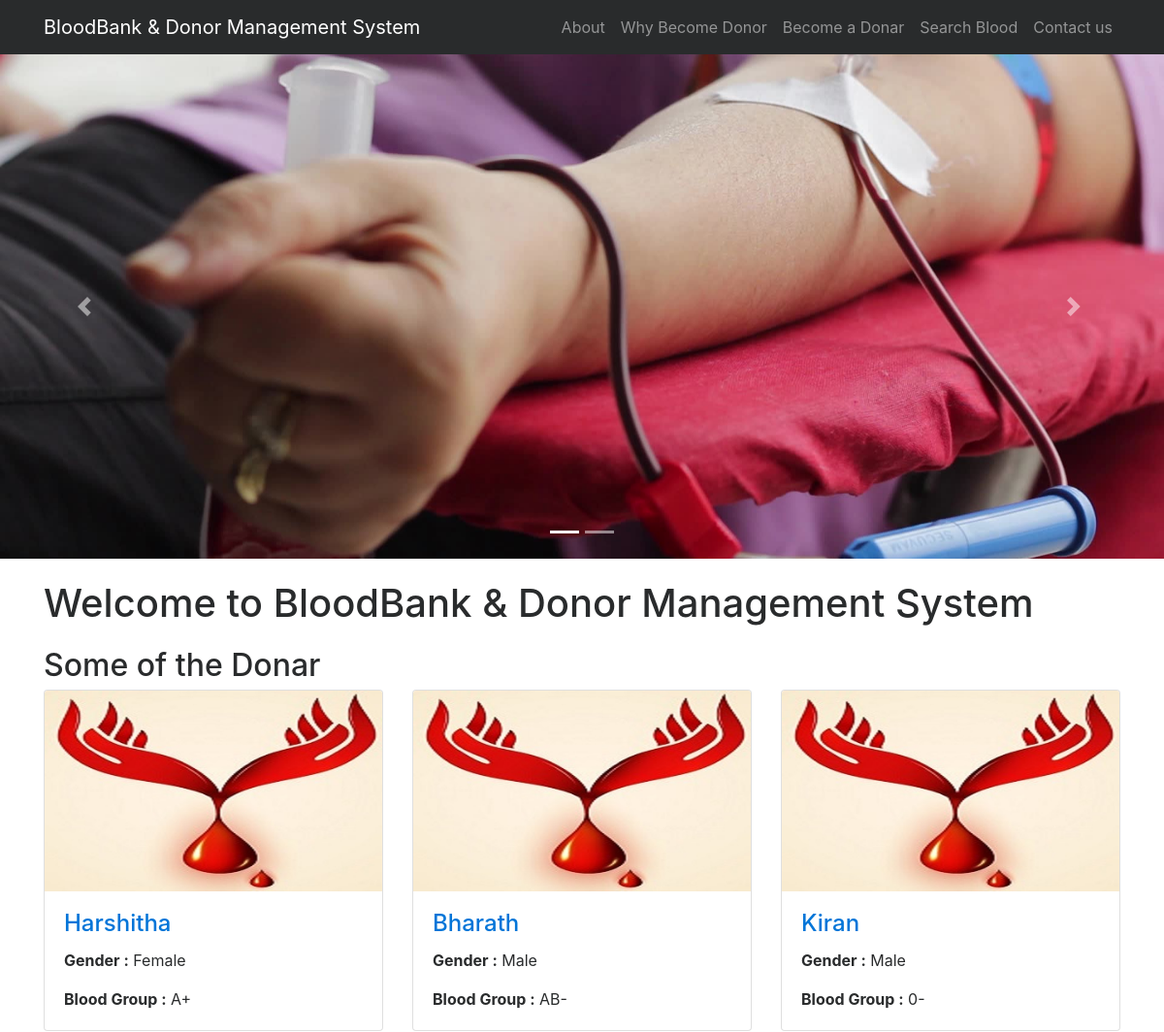
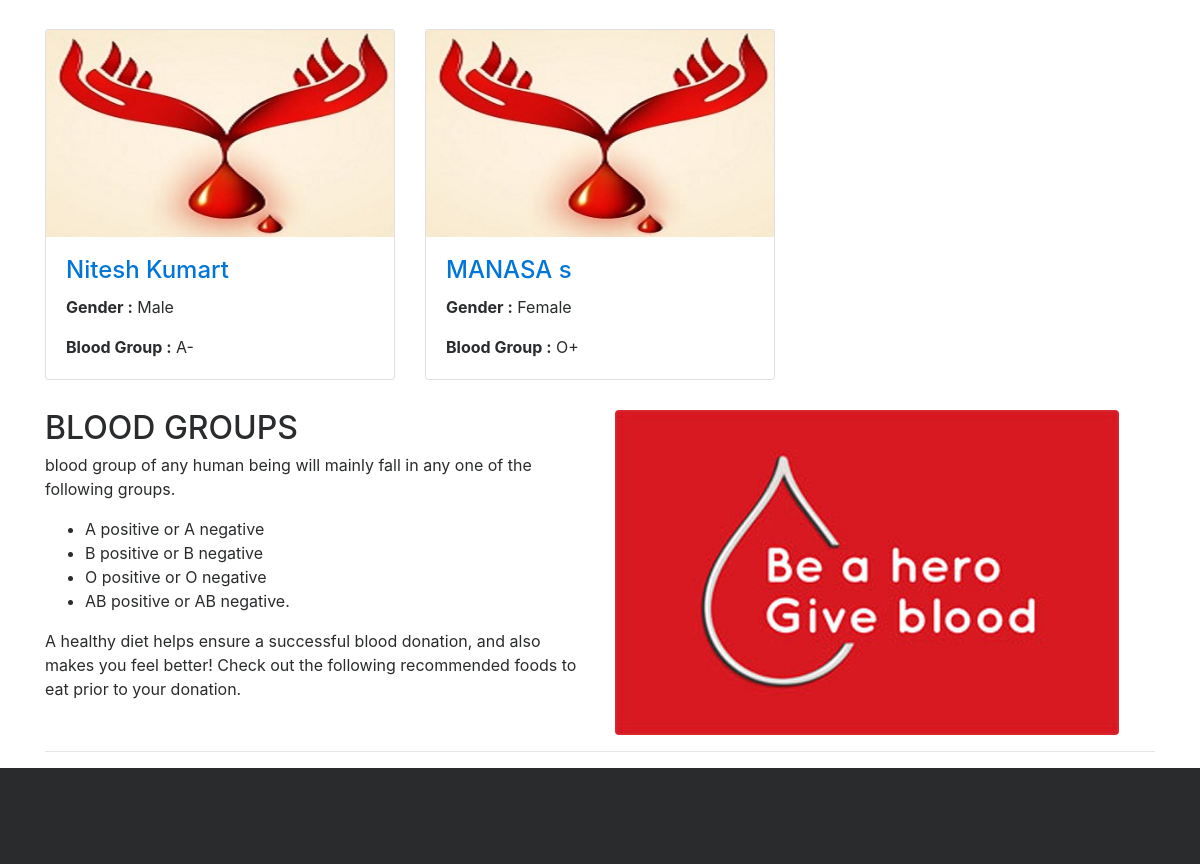
The page / on the database its author committed (2 pictures, top to bottom).
### tables this page shows
CREATE TABLE IF NOT EXISTS `tblblooddonars` (
  `id` int(11) NOT NULL,
  `FullName` varchar(100) DEFAULT NULL,
  `MobileNumber` char(11) DEFAULT NULL,
  `EmailId` varchar(100) DEFAULT NULL,
  `Gender` varchar(20) DEFAULT NULL,
  `Age` int(11) DEFAULT NULL,
  `BloodGroup` varchar(20) DEFAULT NULL,
  `Address` varchar(255) DEFAULT NULL,
  `Message` mediumtext,
  `PostingDate` timestamp NOT NULL DEFAULT CURRENT_TIMESTAMP,
  `status` int(1) DEFAULT NULL
);

### index.php (the view, shortened to what this page needs)
<?php
include('includes/config.php');
?>
<!DOCTYPE html>
<html lang="en">
<head>
    <link href="vendor/bootstrap/css/bootstrap.min.css" rel="stylesheet">
    <link href="vendor/font-awesome/css/font-awesome.min.css" rel="stylesheet" type="text/css">
    <link href="css/modern-business.css" rel="stylesheet">
</head>
<body>
<?php include('includes/header.php');?>
<?php include('includes/slider.php');?>
    <div class="container">
        <h1 class="my-4">Welcome to BloodBank & Donor Management System</h1>
        <h2>Some of the Donar</h2>
        <div class="row">
                   <?php
$status=1;
$sql = "SELECT * from tblblooddonars where status=:status order by rand() limit 6";
$query = $dbh -> prepare($sql);
$query->bindParam(':status',$status,PDO::PARAM_STR);
$query->execute();
$results=$query->fetchAll(PDO::FETCH_OBJ);
if($query->rowCount() > 0)
{
foreach($results as $result)
{ ?>
            <div class="col-lg-4 col-sm-6 portfolio-item">
                <div class="card h-100">
                    <a href="#"><img class="card-img-top img-fluid" src="images/blood-donor.jpg" alt="" ></a>
                    <div class="card-block">
                        <h4 class="card-title"><a href="#"><?php echo htmlentities($result->FullName);?></a></h4>
<p class="card-text"><b>  Gender :</b> <?php echo htmlentities($result->Gender);?></p>
<p class="card-text"><b>Blood Group :</b> <?php echo htmlentities($result->BloodGroup);?></p>
                    </div>
                </div>
            </div>
            <?php }} ?>
        </div>
        <div class="row">
            <div class="col-lg-6">
                <h2>BLOOD GROUPS</h2>
          <p>  blood group of any human being will mainly fall in any one of the following groups.</p>
                <ul>
<li>A positive or A negative</li>
<li>B positive or B negative</li>
<li>O positive or O negative</li>
<li>AB positive or AB negative.</li>
                </ul>
                <p>A healthy diet helps ensure a successful blood donation, and also makes you feel better! Check out the following recommended foods to eat prior to your donation.</p>
            </div>
            <div class="col-lg-6">
                <img class="img-fluid rounded" src="images/blood-donor (1).jpg" alt="">
            </div>
        </div>
        <hr>
    </div>
  <?php include('includes/footer.php');?>
</body>
</html>

### includes/header.php (shortened to what this page needs)
<nav class="navbar fixed-top navbar-toggleable-md navbar-inverse bg-inverse">
    <div class="container">
        <a class="navbar-brand" href="index.php">BloodBank & Donor Management System</a>
        <div class="collapse navbar-collapse" id="navbarExample">
            <ul class="navbar-nav ml-auto">
                <li class="nav-item">
                    <a class="nav-link" href="page.php?type=aboutus">About</a>
                </li>
                <li class="nav-item">
                    <a class="nav-link" href="page.php?type=donor">Why Become Donor</a>
                </li>
                <li class="nav-item">
                    <a class="nav-link" href="become-donar.php">Become a Donar</a>
                </li>
                 <li class="nav-item">
                    <a class="nav-link" href="search-donor.php">Search Blood</a>
                </li>
                  <li class="nav-item">
                    <a class="nav-link" href="contact.php">Contact us</a>
                </li>
            </ul>
        </div>
    </div>
</nav>

### includes/slider.php (shortened to what this page needs)
<header>
       <div id="carouselExampleIndicators" class="carousel slide" data-ride="carousel">
           <ol class="carousel-indicators">
               <li data-target="#carouselExampleIndicators" data-slide-to="0" class="active"></li>
               <li data-target="#carouselExampleIndicators" data-slide-to="1"></li>
           </ol>
           <div class="carousel-inner" role="listbox">
               <div class="carousel-item active" style="background-image: url('images/banner1.jpg')">
                   <div class="carousel-caption d-none d-md-block">
                   </div>
               </div>
           </div>
           <a class="carousel-control-prev" href="#carouselExampleIndicators" role="button" data-slide="prev">
               <span class="carousel-control-prev-icon" aria-hidden="true"></span>
           </a>
           <a class="carousel-control-next" href="#carouselExampleIndicators" role="button" data-slide="next">
               <span class="carousel-control-next-icon" aria-hidden="true"></span>
           </a>
       </div>
   </header>

### includes/footer.php
<footer class="py-5 bg-inverse">
  </footer>

### css/modern-business.css (style rules this page uses)
body { padding-top: 54px; }
@media (min-width: 992px) { body { padding-top: 56px; } }
.carousel-item { height: 65vh; min-height: 300px; background: no-repeat center center scroll; -webkit-background-size: cover; -moz-background-size: cover; -o-background-size: cover; background-size: cover; }
.portfolio-item { margin-bottom: 30px; }

### index.php (style rules this page uses)
.carousel-item.active, .carousel-item-next, .carousel-item-prev { display: block; }

### rows shown on the page
tblblooddonars: FullName "Harshitha", Gender "Female", BloodGroup "A+"
tblblooddonars: FullName "Bharath", Gender "Male", BloodGroup "AB-"
tblblooddonars: FullName "Kiran", Gender "Male", BloodGroup "0-"
tblblooddonars: FullName "Nitesh Kumart", Gender "Male", BloodGroup "A-"
tblblooddonars: FullName "MANASA s", Gender "Female", BloodGroup "O+"
